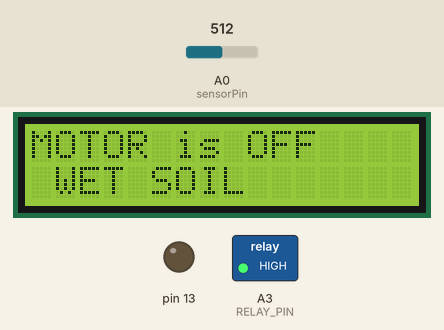
Simulated run of this sketch. Board: Arduino Uno, built with avr-gcc and run on an emulated ATmega328P. Parts: 16×2 character LCD, switched loads named in the sketch (green lamp = pin HIGH), output pins drawn as LEDs (lit = HIGH). Inputs (shaded band) come from the test bench; at power-on: A0 (sensorPin) = 512. What the sketch prints to the serial monitor is not drawn.

Above: at 1.2 s.
1.3 s: A0 (sensorPin) set to 541
5.5 s: A0 (sensorPin) set to 569
At 6.5 s:
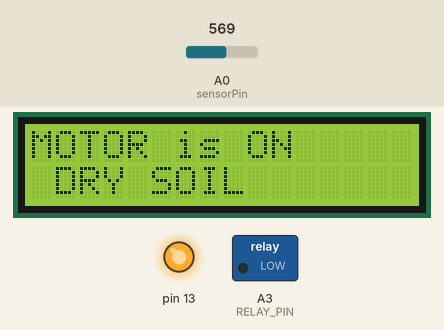
7.0 s: A0 (sensorPin) set to 540
At 7.68 s:
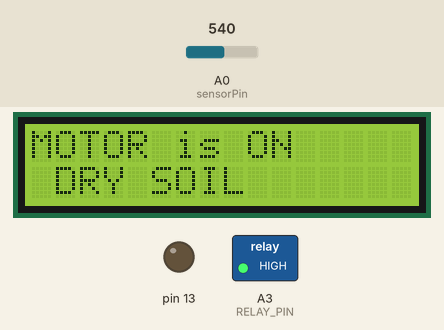
9.2 s: A0 (sensorPin) set to 560
At 9.85 s:
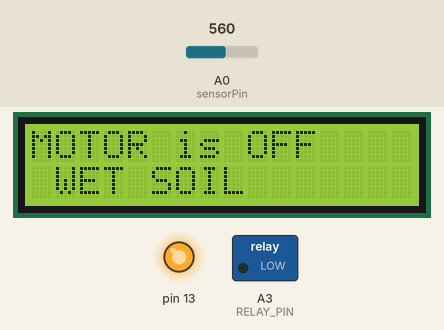
11.4 s: A0 (sensorPin) set to 511
At 13.5 s:
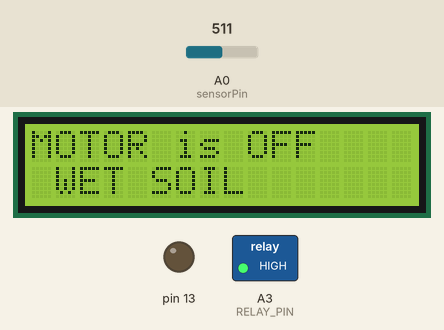
Timing chart, 0 to 14.6 s (numbered marks = the images above; inputs shaded):
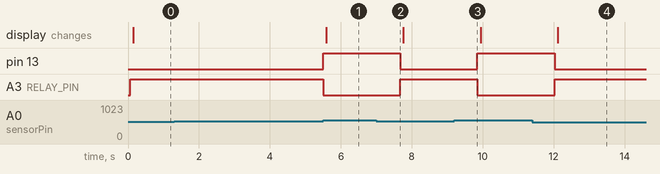

The sketch:

Arduino_Code.ino
```cpp
#include <Wire.h>
#include <LiquidCrystal_I2C.h>
LiquidCrystal_I2C lcd(0x27, 16, 2);

 const int RELAY_PIN = A3;  // the Arduino pin, which connects to the IN pin of relay

  //Soil Sensor
  int sensorPin = A0;
  int sensorValue;
  int limit = 550;

  // the setup function runs once when you press reset or power the board
  void setup() {
  // initialize digital pin A5 as an output.
  pinMode(RELAY_PIN, OUTPUT);

  //Soil Sensor
  Serial.begin(9600);
  pinMode(13, OUTPUT);

  //LCD
  lcd.init();
  lcd.backlight();/*
  lcd.clear();
  lcd.setCursor(0,0);
  lcd.print("Welcome to our");
  lcd.setCursor(1,7);
  lcd.print("Project");
  delay(2000);*/
  }


  //Soil Sensor Code
void loop() {
  sensorValue = analogRead(sensorPin);
  Serial.println("Analog Value : ");
  Serial.println(sensorValue);

  if (sensorValue>limit) {
  digitalWrite(13, HIGH);
  digitalWrite(RELAY_PIN, LOW);

  lcd.init();
  lcd.backlight();
  lcd.clear();
  lcd.setCursor(0,0);
  lcd.print("MOTOR is ON");
  lcd.setCursor(1,7);
  lcd.print("DRY SOIL");


  }
  else {
  digitalWrite(13, LOW);
  digitalWrite(RELAY_PIN,HIGH);

   lcd.init();
  lcd.backlight();
    lcd.clear();
  lcd.setCursor(0,0);
  lcd.print("MOTOR is OFF");
  lcd.setCursor(1,7);
  lcd.print("WET SOIL");


  }
  delay(1000);
  }
/*
#include <SoftwareSerial.h>

//Create software serial object to communicate with SIM800L
SoftwareSerial mySerial(10, 11); //SIM800L Tx & Rx is connected to Arduino #11 & #10

void setup()
{
  //Begin serial communication with Arduino and Arduino IDE (Serial Monitor)
  Serial.begin(9600);

  //Begin serial communication with Arduino and SIM800L
  mySerial.begin(9600);

  Serial.println("Initializing...");
  delay(1000);

  mySerial.println("AT"); //Once the handshake test is successful, it will back to OK
  updateSerial();
  mySerial.println("AT+CSQ"); //Signal quality test, value range is 0-31 , 31 is the best
  updateSerial();
  mySerial.println("AT+CCID"); //Read SIM information to confirm whether the SIM is plugged
  updateSerial();
  mySerial.println("AT+CFUN = 0");
  updateSerial();
  delay(5000);
  mySerial.println("AT+CFUN = 1");
  updateSerial();
  delay(1000);
  mySerial.println("AT+CREG?"); //Check whether it has registered in the network. (0,1) means registered
  updateSerial();
}

void loop()
{
  updateSerial();
}

void updateSerial()
{
  delay(500);
  while (Serial.available())
  {
    mySerial.write(Serial.read());//Forward what Serial received to Software Serial Port
  }
  while(mySerial.available())
  {
    Serial.write(mySerial.read());//Forward what Software Serial received to Serial Port
  }
}
  */
```

Measured:
- the behaviour switches between 550 and 551 on A0 (sensorPin) (found by bisection; images 0 and 1)
- after the input at 1.3 s, every drawn part: stays the same
- after the input at 5.5 s, pin 13: LOW → HIGH at once; A3 (RELAY_PIN): HIGH → LOW at once; the display: changes after 0.09 s (image 1)
- after the input at 7.0 s, pin 13: HIGH → LOW after 0.67 s; A3 (RELAY_PIN): LOW → HIGH after 0.67 s
- after the input at 9.2 s, pin 13: LOW → HIGH after 0.65 s; A3 (RELAY_PIN): HIGH → LOW after 0.65 s
- after the input at 11.4 s, pin 13: HIGH → LOW after 0.62 s; A3 (RELAY_PIN): LOW → HIGH after 0.62 s; the display: changes after 0.71 s (image 4)
